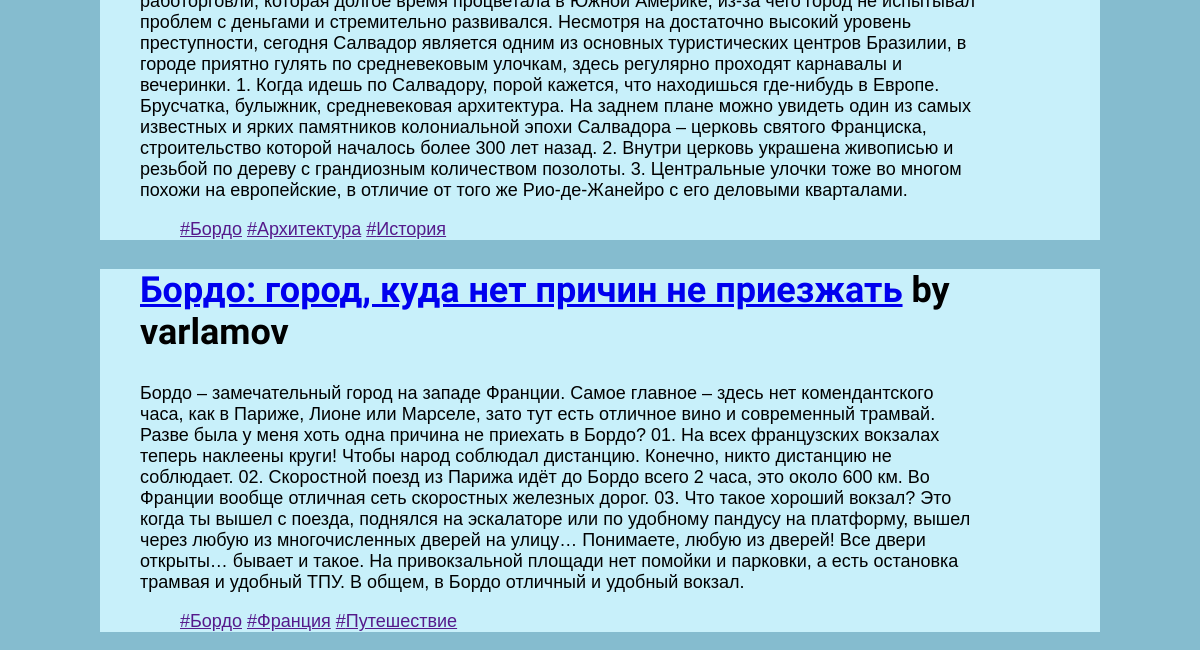
Before: / (lower part) with the older database file.
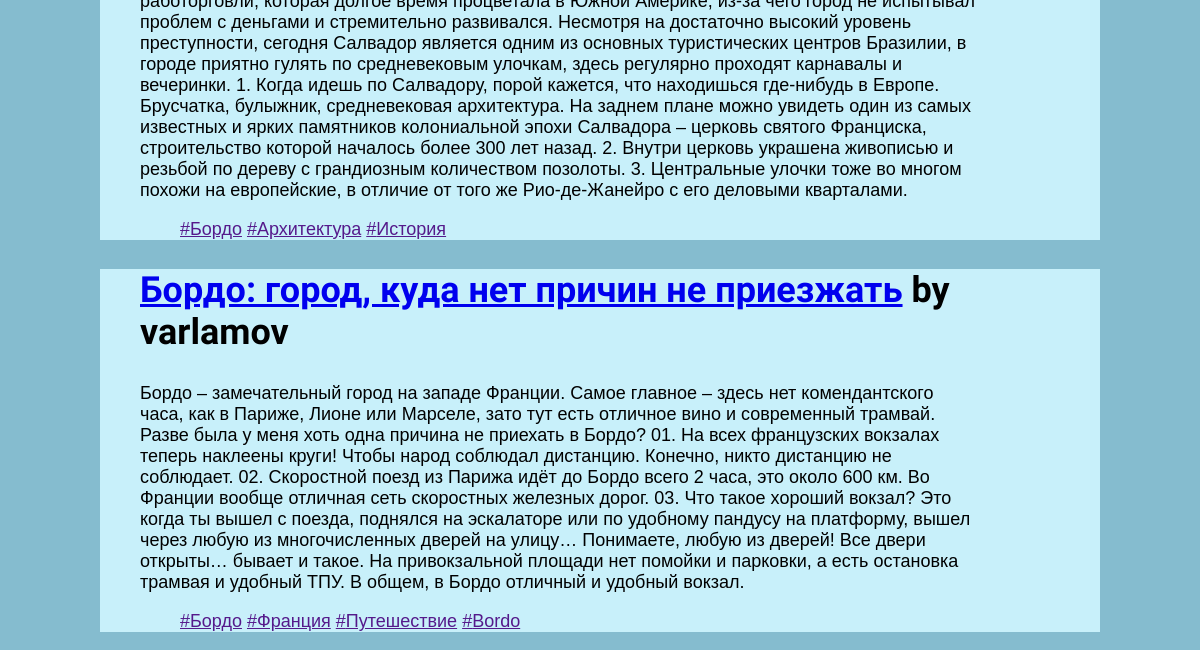
After: the same page with the newer database file.
### firstapp/models.py (models this page shows, shortened)
class Tag(models.Model):
    name = models.CharField(max_length=20, unique=True, help_text="Enter a post tag")
    def __str__(self):
        return self.name

class Post(models.Model):
    title = models.CharField(max_length=200)
    author = models.ForeignKey(
        'auth.User',
        on_delete=models.CASCADE
    )
    publication_date = models.DateTimeField(default=timezone.now, blank=True, null=True)
    body = models.TextField()
    tags = models.ManyToManyField('Tag', help_text="Select a tag for this book")

### firstapp/views.py (the view)
# urls.py: path('', BlogListView.as_view(), name='home'),
class BlogListView(ListView):
    model = Post
    template_name = 'home.html'

### templates/home.html
<!DOCTYPE html>
{% extends 'base.html' %}
{% block content %}
  {% for post in object_list %}
    <div class="post-entry">
        <h2><a href="{% url 'post_detail' post.pk %}">{{ post.title }}</a><span style="font-size:36px;">   by {{ post.author }}</span></h2>
      <p>{{ post.body }}</p>
      <ol>
      {% for tag in post.tags.all %}
          <li><a href="">#{{ tag }}</a></li>
      {% endfor %}
      </ol>
    </div>
  {% endfor %}
{% endblock content %}

### templates/base.html (shortened to what this page needs)
<!DOCTYPE html>
{% load static %}
<html lang="ru">
  <head>
    <link rel="stylesheet" href="{% static "css/styles.css" %}"/>
  </head>
  <body>
    <article class="posts">
        <div>
          {% block content %}
          {% endblock content %}
        </div>
    </article>
  </body>
</html>

### static/css/styles.css (style rules this page uses)
body { background: rgba(13,122,160,0.5); }
.post-entry { font-size: 18px; font-family: "Spectral", Arial, sans-serif; background: rgb(200,240,250); padding-left: 40px; padding-right: 120px; }
h1,h2,h3,h4,h5 { font-family: "Yanone Kaffeesatz", sans-serif; }
h2 { font-size: 2em; }
.posts { max-width: 1000px; margin:0 auto; }
li { display: inline; }

Changed rows visible on the page:
added Tag: name "Bordo", shown under Post "Бордо: город, куда нет причин не приезжать"
